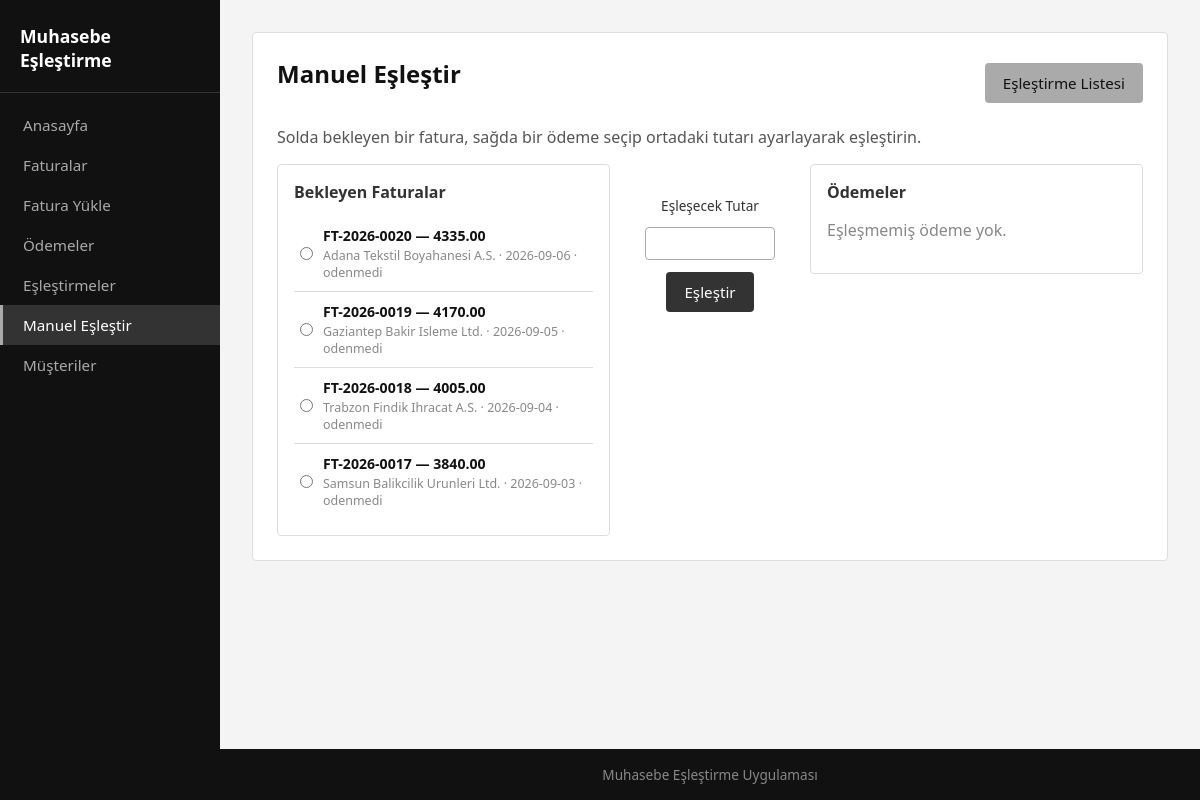
The app's page /eslestirmeler/manuel with its own data.
### models/fatura.py (models this page shows, shortened)
class Fatura(db.Model):
    __tablename__ = "faturalar"
    id = db.Column(db.Integer, primary_key=True)
    fatura_no = db.Column(db.String(50), nullable=False, unique=True)
    fatura_tarihi = db.Column(db.Date, default=datetime.utcnow)
    vade_tarihi = db.Column(db.Date)
    tur = db.Column(db.String(20), default="satis")  # satis, alis
    net_tutar = db.Column(db.Float, nullable=False)
    kdv_orani = db.Column(db.Float, default=0.0)
    kdv_tutari = db.Column(db.Float, default=0.0)
    genel_toplam = db.Column(db.Float, nullable=False)
    para_birimi = db.Column(db.String(10), default="TRY")
    durum = db.Column(db.String(20), default="odenmedi")  # odenmedi, odendi, kismi
    aciklama = db.Column(db.String(255))
    musteri_id = db.Column(db.Integer, db.ForeignKey("musteriler.id"), nullable=False)
    dosya_yolu = db.Column(db.String(255))
    eslestirmeler = db.relationship("Eslestirme", backref="fatura", lazy=True)
    @property
    def kalan(self):
        toplam_eslestirilen = sum(e.eslestirilen_tutar for e in self.eslestirmeler)
        return self.genel_toplam - toplam_eslestirilen

### models/musteri.py (models this page shows, shortened)
class Musteri(db.Model):
    __tablename__ = "musteriler"
    id = db.Column(db.Integer, primary_key=True)
    unvan = db.Column(db.String(200), nullable=False)
    vergi_no = db.Column(db.String(20), unique=True, nullable=False)
    vergi_dairesi = db.Column(db.String(100))
    tur = db.Column(db.String(20), default="musteri")  # musteri, tedarikci, her_ikisi
    iban = db.Column(db.String(50))
    email = db.Column(db.String(120))
    telefon = db.Column(db.String(30))
    adres = db.Column(db.Text)
    aktif = db.Column(db.Boolean, default=True)
    created_at = db.Column(db.DateTime, default=datetime.utcnow)
    faturalar = db.relationship("Fatura", backref="musteri", lazy=True)
    odemeler = db.relationship("Odeme", backref="musteri", lazy=True)

### routes/eslestirme_routes.py (the view)
@eslestirme_bp.route("/manuel")
def manuel():
    faturalar = Fatura.query.filter(Fatura.durum.in_(["odenmedi", "kismi"])).order_by(
        Fatura.fatura_tarihi.desc()
    ).all()
    eslesmis_odeme_idler = {e.odeme_id for e in Eslestirme.query.all()}
    odemeler = [o for o in Odeme.query.order_by(Odeme.odeme_tarihi.desc()).all() if o.id not in eslesmis_odeme_idler]
    return render_template("eslestirme.html", faturalar=faturalar, odemeler=odemeler)

### templates/eslestirme.html (shortened to what this page needs)
{% extends "base.html" %}
{% block content %}
<section class="card">
    <div class="card-header">
        <h1>Manuel Eşleştir</h1>
        <a class="btn btn-secondary" href="{{ url_for('eslestirme.liste') }}">Eşleştirme Listesi</a>
    </div>
    <p>Solda bekleyen bir fatura, sağda bir ödeme seçip ortadaki tutarı ayarlayarak eşleştirin.</p>
    <div class="eslestirme-grid">
        <div class="eslestirme-col">
            <h2>Bekleyen Faturalar</h2>
            {% for fatura in faturalar %}
            <label class="secim-item">
                <input type="radio" name="fatura_id" value="{{ fatura.id }}" data-kalan="{{ fatura.kalan }}">
                <span class="secim-detay">
                    <span class="secim-tutar">{{ fatura.fatura_no }} — {{ "%.2f"|format(fatura.kalan) }}</span>
                    <span class="secim-alt">{{ fatura.musteri.unvan if fatura.musteri else "-" }} · {{ fatura.fatura_tarihi }} · {{ fatura.durum }}</span>
                </span>
            </label>
            {% else %}
            <p class="empty-note">Bekleyen fatura yok.</p>
            {% endfor %}
        </div>
        <div class="eslestirme-orta">
            <label for="tutar">Eşleşecek Tutar</label>
            <input type="number" id="tutar" step="0.01" min="0.01">
            <button type="button" class="btn" id="eslestir-btn">Eşleştir</button>
        </div>
        <div class="eslestirme-col">
            <h2>Ödemeler</h2>
            {% for odeme in odemeler %}
            <label class="secim-item">
                <input type="radio" name="odeme_id" value="{{ odeme.id }}" data-tutar="{{ odeme.tutar }}">
                <span class="secim-detay">
                    <span class="secim-tutar">{{ "%.2f"|format(odeme.tutar) }}</span>
                    <span class="secim-alt">{{ odeme.musteri.unvan if odeme.musteri else "-" }} · {{ odeme.odeme_tarihi }} · {{ odeme.yontem or "-" }}</span>
                </span>
            </label>
            {% else %}
            <p class="empty-note">Eşleşmemiş ödeme yok.</p>
            {% endfor %}
        </div>
    </div>
</section>
{% endblock %}

### static/css/main.css (style rules this page uses)
* { box-sizing: border-box; }
html, body { margin: 0; min-height: 100%; }
body { font-family: system-ui, sans-serif; background-color: #f4f4f4; color: #111; }
a { color: #333; }
.card { background-color: #fff; border: 1px solid #ddd; border-radius: 4px; padding: 24px; margin-bottom: 20px; }
.card-header { display: flex; justify-content: space-between; align-items: center; margin-bottom: 16px; flex-wrap: wrap; gap: 12px; }
h1 { color: #111; font-size: 1.5rem; margin-top: 0; }
h2 { color: #333; font-size: 1.1rem; }
p { color: #555; }
.btn { display: inline-block; background-color: #333; color: #fff; border: none; padding: 10px 18px; border-radius: 4px; text-decoration: none; font-size: 0.95rem; cursor: pointer; font-family: inherit; }
.btn-secondary { background-color: #aaa; color: #111; }
.empty-note { color: #888; }
.eslestirme-grid { display: grid; grid-template-columns: 1fr auto 1fr; gap: 20px; align-items: start; }
.eslestirme-col { background-color: #fff; border: 1px solid #ddd; border-radius: 4px; padding: 16px; max-height: 65vh; overflow-y: auto; }
.eslestirme-col h2 { margin-top: 0; font-size: 1rem; }
.eslestirme-orta { display: flex; flex-direction: column; align-items: center; gap: 12px; padding-top: 32px; min-width: 160px; }
.eslestirme-orta label { color: #333; font-size: 0.85rem; }
.eslestirme-orta input { width: 130px; padding: 8px 10px; border: 1px solid #aaa; border-radius: 4px; text-align: center; }
.secim-item { display: flex; align-items: center; gap: 10px; padding: 10px 6px; border-bottom: 1px solid #ddd; font-size: 0.88rem; color: #333; }
.secim-item:last-child { border-bottom: none; }
.secim-item input[type="radio"] { margin: 0; flex-shrink: 0; }
.secim-item .secim-detay { display: flex; flex-direction: column; gap: 2px; }
.secim-item .secim-tutar { font-weight: 600; color: #111; }
.secim-item .secim-alt { color: #888; font-size: 0.78rem; }

### records on screen
Fatura: fatura_no "FT-2026-0020", kalan "4335.00", musteri "Adana Tekstil Boyahanesi A.S.", fatura_tarihi "2026-09-06", durum "odenmedi"
Fatura: fatura_no "FT-2026-0019", kalan "4170.00", musteri "Gaziantep Bakir Isleme Ltd.", fatura_tarihi "2026-09-05", durum "odenmedi"
Fatura: fatura_no "FT-2026-0018", kalan "4005.00", musteri "Trabzon Findik Ihracat A.S.", fatura_tarihi "2026-09-04", durum "odenmedi"
Fatura: fatura_no "FT-2026-0017", kalan "3840.00", musteri "Samsun Balikcilik Urunleri Ltd.", fatura_tarihi "2026-09-03", durum "odenmedi"
